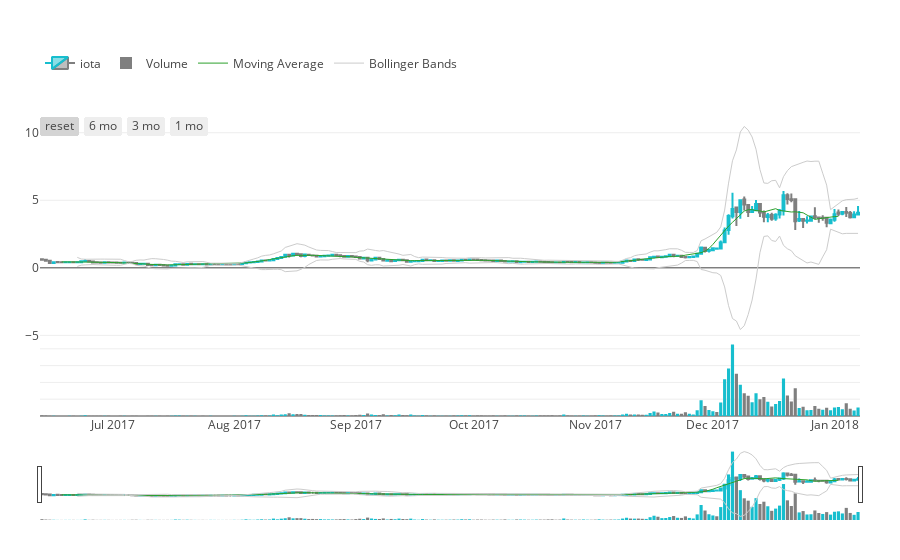

Notebook cell for this chart:
### Code cell
#uso la practica para enseñaros plotly, asi podeis ver graficos interactivos usando vuestra divisa


#pip install plotly----->Teneis que tener instalado plotly y se hace asi-->https://plot.ly/~jackp/17421.embed
from plotly import tools
import plotly.offline as py
py.init_notebook_mode(connected=True)
import plotly.graph_objs as go
import numpy as np

increasing_color = '#17BECF'
decreasing_color = '#7F7F7F'
data_plotly = []
layout = {
    'xaxis': {
        'rangeselector': {
            'visible': True
        }
    },
    # Adding a volume bar chart for candlesticks is a good practice usually
    'yaxis': {
        'domain': [0, 0.2],
        'showticklabels': False
    },
    'yaxis2': {
        'domain': [0.2, 0.8]
    },
    'legend': {
        'orientation': 'h',
        'y': 0.9,
        'yanchor': 'bottom'
    },
    'margin': {
        't': 40,
        'b': 40,
        'r': 40,
        'l': 40
    }
}

# Defining main chart
trace0 = go.Candlestick(
    x=data.index, open=data['open'], high=data['high'],
    low=data['low'], close=data['close'],
    yaxis='y2', name='iota',
    increasing=dict(line=dict(color=increasing_color)),
    decreasing=dict(line=dict(color=decreasing_color)),
)

data_plotly.append(trace0)

# Adding some range buttons to interact
rangeselector = {
    'visible': True,
    'x': 0,
    'y': 0.8,
    'buttons': [
        {'count': 1, 'label': 'reset', 'step': 'all'},
        {'count': 6, 'label': '6 mo', 'step': 'month', 'stepmode': 'backward'},
        {'count': 3, 'label': '3 mo', 'step': 'month', 'stepmode': 'backward'},
        {'count': 1, 'label': '1 mo', 'step': 'month', 'stepmode': 'backward'},
    ]
}

layout['xaxis'].update(rangeselector=rangeselector)

# Setting volume bar chart colors
colors = []
for i, _ in enumerate(data.index):
    if i != 0:
        if data['close'].iloc[i] > data['close'].iloc[i-1]:
            colors.append(increasing_color)
        else:
            colors.append(decreasing_color)
    else:
        colors.append(decreasing_color)

trace1 = go.Bar(
    x=data.index, y=data['volume'],
    marker=dict(color=colors),
    yaxis='y', name='Volume'
)

data_plotly.append(trace1)

# Adding Moving Average
def moving_average(interval, window_size=10):
    window = np.ones(int(window_size)) / float(window_size)
    return np.convolve(interval, window, 'same')

trace2 = go.Scatter(
    x=data.index[5:-5], y=moving_average(data['close'])[5:-5],
    yaxis='y2', name='Moving Average',
    line=dict(width=1)
)

data_plotly.append(trace2)

# Adding boilinger bands
def bollinger_bands(price, window_size=10, num_of_std=5):
    rolling_mean = price.rolling(10).mean()
    rolling_std = price.rolling(10).std()
    upper_band = rolling_mean + (rolling_std * 5)
    lower_band = rolling_mean - (rolling_std * 5)
    return upper_band, lower_band

bb_upper, bb_lower = bollinger_bands(data['close'])

trace3 = go.Scatter(
    x=data.index, y=bb_upper,
    yaxis='y2', line=dict(width=1),
    marker=dict(color='#ccc'), hoverinfo='none',
    name='Bollinger Bands',
    legendgroup='Bollinger Bands'
)
data_plotly.append(trace3)

trace4 = go.Scatter(
    x=data.index, y=bb_lower,
    yaxis='y2', line=dict(width=1),
    marker=dict(color='#ccc'), hoverinfo='none',
    name='Bollinger Bands', showlegend=False,
    legendgroup='Bollinger Bands'
)
data_plotly.append(trace4)
fig = go.Figure(data=data_plotly, layout=layout)
py.iplot(fig, filename='iota-candlestick')

### Figure 1 — Plotly figure (JSON) as saved in the notebook; plotly's stock layout.template omitted (floating-point values rounded to 4 significant figures; data arrays with more than 128 entries replaced by an {"elided": "..."} marker saying what was removed)
{"data": [{"close": {"elided": "209 float values"}, "decreasing": {"line": {"color": "#7F7F7F"}}, "high": {"elided": "209 float values"}, "increasing": {"line": {"color": "#17BECE"}}, "low": {"elided": "209 float values"}, "name": "iota", "open": {"elided": "209 float values"}, "type": "candlestick", "x": {"elided": "209 str values"}, "yaxis": "y2"}, {"marker": {"color": {"elided": "209 str values"}}, "name": "Volume", "type": "bar", "x": {"elided": "209 str values"}, "y": {"elided": "209 int values"}, "yaxis": "y"}, {"line": {"width": 1}, "name": "Moving Average", "type": "scatter", "x": {"elided": "199 str values"}, "y": {"elided": "199 float values"}, "yaxis": "y2"}, {"hoverinfo": "none", "legendgroup": "Bollinger Bands", "line": {"width": 1}, "marker": {"color": "#ccc"}, "name": "Bollinger Bands", "type": "scatter", "x": {"elided": "209 str values"}, "y": {"elided": "209 float values"}, "yaxis": "y2"}, {"hoverinfo": "none", "legendgroup": "Bollinger Bands", "line": {"width": 1}, "marker": {"color": "#ccc"}, "name": "Bollinger Bands", "showlegend": false, "type": "scatter", "x": {"elided": "209 str values"}, "y": {"elided": "209 float values"}, "yaxis": "y2"}], "layout": {"legend": {"orientation": "h", "y": 0.9, "yanchor": "bottom"}, "margin": {"b": 40, "l": 40, "r": 40, "t": 40}, "xaxis": {"rangeselector": {"buttons": [{"count": 1, "label": "reset", "step": "all"}, {"count": 6, "label": "6 mo", "step": "month", "stepmode": "backward"}, {"count": 3, "label": "3 mo", "step": "month", "stepmode": "backward"}, {"count": 1, "label": "1 mo", "step": "month", "stepmode": "backward"}], "visible": true, "x": 0, "y": 0.8}}, "yaxis": {"domain": [0, 0.2], "showticklabels": false}, "yaxis2": {"domain": [0.2, 0.8]}}}
